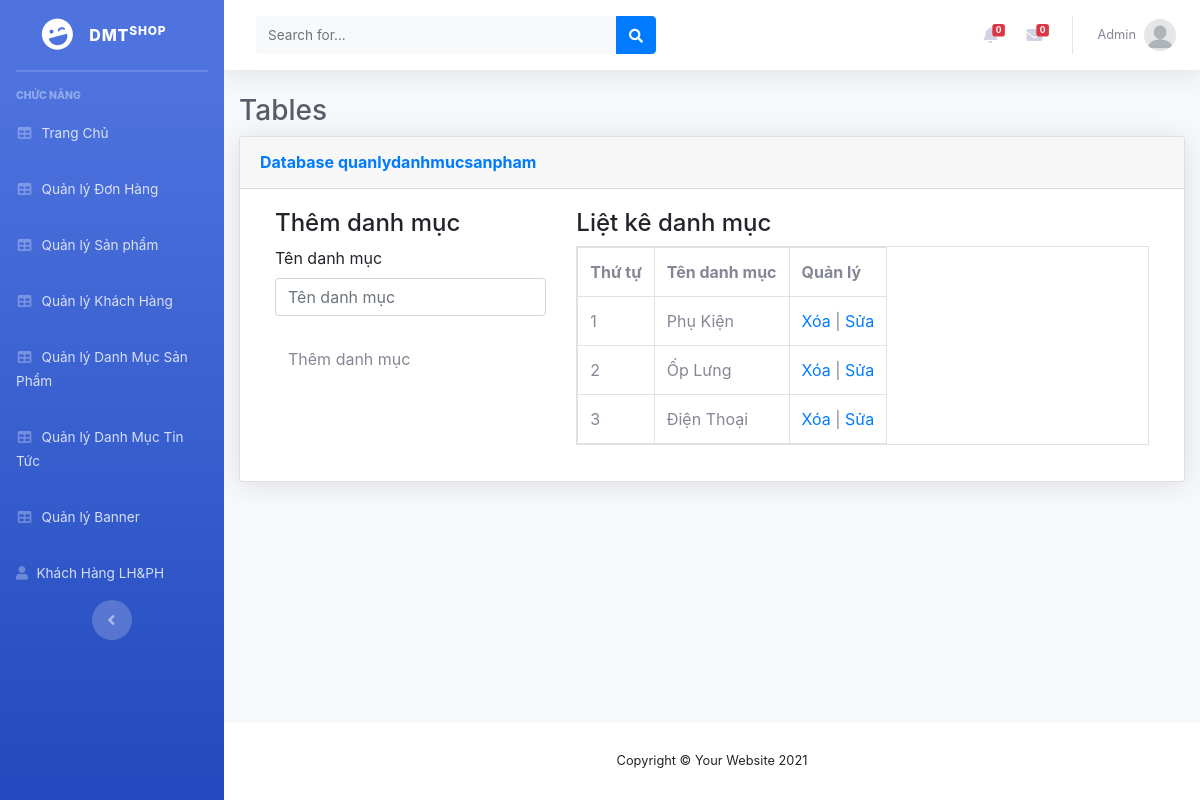
The app's page /admin/index2.php?mod=quanlydanhmucsanpham with its own data.
### tables this page shows
CREATE TABLE `danhmuc` (
  `dm_id` int(11) NOT NULL,
  `dm_name` varchar(255) NOT NULL
);

### admin/xulydanhmuc.php (the view, shortened to what this page needs)
<?php
include('../db/connect.php');
?>
<!DOCTYPE html>
<html>
<head>
<link href="../css/bootstrap.css" rel="stylesheet" type="text/css" media="all" />
</head>
<body>
    <div class="container">
        <div class="row">
            <?php
            if(isset($_GET['quanly'])=='capnhat'){
                $id_capnhat=$_GET['id'];
                $sql_capnhat=mysqli_query($mysqli,"select * from danhmuc where dm_id='$id_capnhat'");
                $row_capnhat=mysqli_fetch_array($sql_capnhat);
                ?>
                <div class="col-md-4">
                <h4>Cập nhật danh mục</h4>
                <label>Tên danh mục</label>
                <form action="" method="POST">
                    <input type="text" class="form-control" name="danhmuc" value="<?php echo $row_capnhat['dm_name'] ?>"><br>
                    <input type="hidden" class="form-control" name="id_danhmuc" value="<?php echo $row_capnhat['dm_id'] ?>">
                    <input type="submit" name="capnhatdanhmuc" value="Cập nhật danh mục" class="btn btn-default">
                </form>
                </div>
            <?php
            }else{
                ?>
                <div class="col-md-4">
                <h4>Thêm danh mục</h4>
                <label>Tên danh mục</label>
                <form action="" method="POST">
                    <input type="text" class="form-control" name="danhmuc" placeholder="Tên danh mục"><br>
                    <input type="submit" name="themdanhmuc" value="Thêm danh mục" class="btn btn-default">
                </form>
            </div>
            <?php
            }
            ?>
            <div class="col-md-8">
            <h4>Liệt kê danh mục</h4>
            <?php
            $sql_select=mysqli_query($mysqli,"select * from danhmuc order by dm_id desc")
            ?>
            <table class="table table-responsive table-bordered ">
                <tr>
                    <th>Thứ tự</th>
                    <th>Tên danh mục</th>
                    <th>Quản lý</th>
                </tr>
                <?php
                $i=0;
                while($row_danhmuc=mysqli_fetch_array($sql_select)){
                    $i++;
                ?>
                <tr>
                    <td><?php echo $i ?></td>
                    <td><?php echo $row_danhmuc['dm_name'] ?></td>
                    <td><a href="?mod=quanlydanhmucsanpham&xoa=<?php echo $row_danhmuc['dm_id'] ?>">Xóa</a> | <a href="?mod=quanlydanhmucsanpham&quanly=capnhat&id=<?php echo $row_danhmuc['dm_id'] ?>">Sửa</a></td>
                </tr>
                <?php
                }
                ?>
            </table>
            </div>
        </div>
    </div>
</body>
</html>

### records on screen
danhmuc: dm_name "Phụ Kiện"
danhmuc: dm_name "Ốp Lưng"
danhmuc: dm_name "Điện Thoại"

### other values on screen
$mod "quanlydanhmucsanpham"
